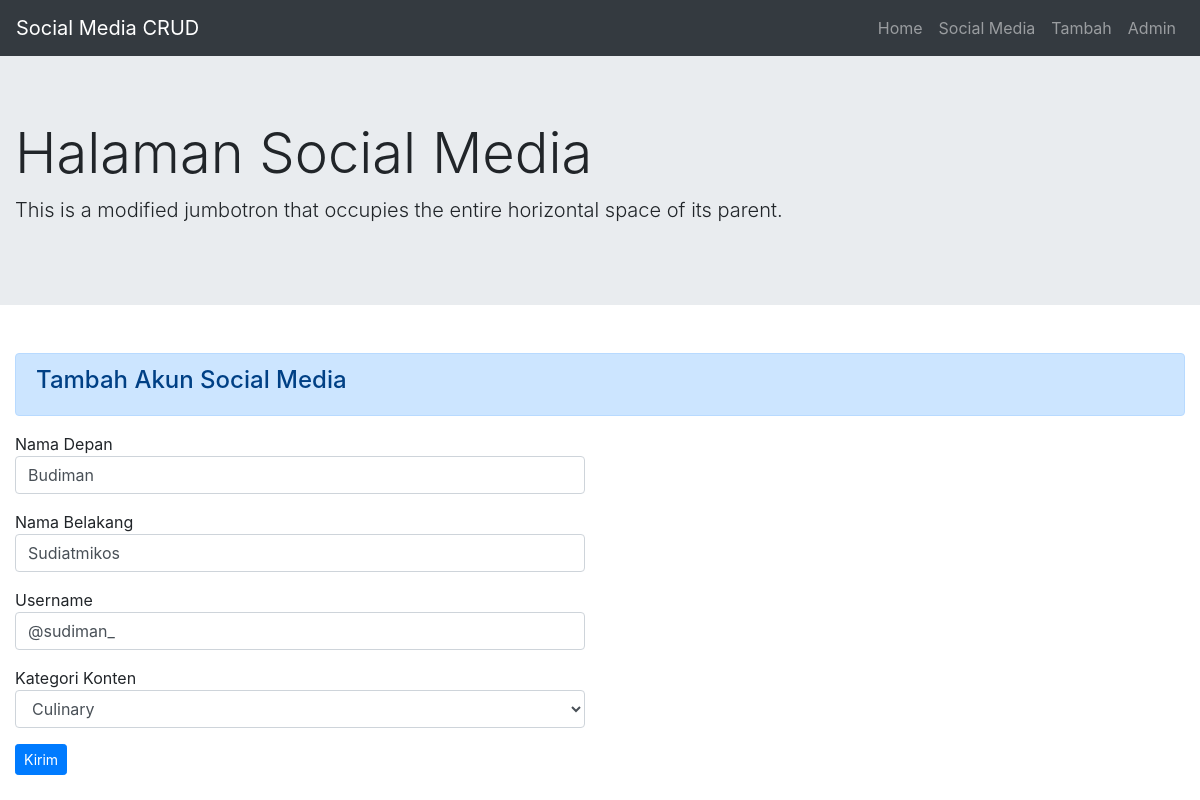
The app's page /socialmedia/update/20/ with its own data.
### socialmedia/models.py (models this page shows, shortened)
class SocialMediaModel(models.Model):
    first_name = models.CharField(max_length=20)
    last_name = models.CharField(max_length=30)
    username = models.CharField(
        max_length=50,
        validators=[
            validasi_username
        ]
    )
    CONTENT_CATEGORIES = (
        ('programming', 'Programming'),
        ('vlog', 'Vlog'),
        ('culinary', 'Culinary'),
        ('nan', 'Not Set')
    )
    category_content = models.CharField(
        max_length=50,
        choices=CONTENT_CATEGORIES,
        default='nan'
    )

### socialmedia/views.py (the view, shortened to what this page needs)
class SocmedFormView(View):
    template_name = 'socialmedia/tambah.html',
    socialmedia_form = SocialMediaForms()
    mode = None
    context = {}
    def get(self, request, **params):
        if self.mode == 'update':
            akun_update = SocialMediaModel.objects.get(
                id=params['id_username'])
            data = akun_update.__dict__
            self.socialmedia_form = SocialMediaForms(
                request.POST or None,
                initial=data,
                instance=akun_update
            )
        self.context = {
            'title_page': 'Social Media',
            'sub_title': 'Halaman Social Media',
            'socialmedia_form': self.socialmedia_form,
        }
        return render(request, self.template_name, self.context)

### socialmedia/templates/socialmedia/tambah.html (shortened to what this page needs)
{% extends 'socialmedia/index.html' %}
{% block content %}
<div class="row">
    <div class="col">
        <div class="alert alert-primary" role="alert">
            <h4 class="alert-heading">Tambah Akun Social Media</h4>
        </div>
    </div>
</div>
<div class="row">
    <div class="col-lg-6">
        <form method='post'>
            {% for form in socialmedia_form %}
            <div class="form-group">
                {{form.label}}
                {{form}}
            </div>
            {% endfor %}
            <button type="submit" class="btn btn-primary btn-sm">Kirim</button>
        </form>
    </div>
</div>
{% endblock content %}

### records on screen
SocialMediaModel: socialmedia_form "Budiman" "Sudiatmikos" "@sudiman_" "Culinary"

### other values on screen
{{ sub_title }} "Halaman Social Media"
